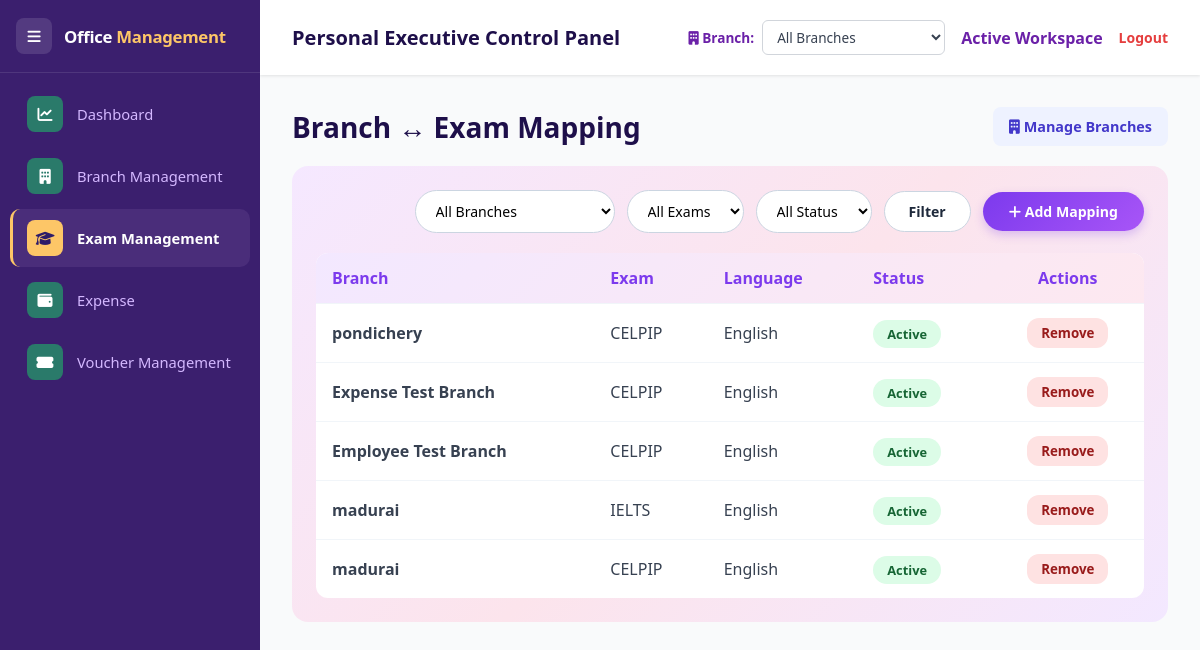
The page /exams/branch-exams/ on the database its author committed.
### apps/models.py (models this page shows)
class BranchExam(db.Model):
    id = db.Column(db.Integer, primary_key=True)
    branch_id = db.Column(db.Integer, db.ForeignKey('branch.id'), nullable=False)
    exam_type_id = db.Column(db.Integer, db.ForeignKey('exam_type.id'), nullable=False)
    status = db.Column(db.String(20), default='Active')  # Active / Inactive
    created_at = db.Column(db.DateTime, default=datetime.utcnow)
    branch = db.relationship('Branch', backref='branch_exams', lazy=True)
    sessions = db.relationship('ExamSession', backref='branch_exam', lazy=True)
    __table_args__ = (
        db.UniqueConstraint('branch_id', 'exam_type_id', name='uq_branch_exam'),
    )

class Branch(db.Model):
    id = db.Column(db.Integer, primary_key=True)
    branch_name = db.Column(db.String(150), unique=True, nullable=False)
    address = db.Column(db.String(300), nullable=True)
    contact_info = db.Column(db.String(150), nullable=True)
    region = db.Column(db.String(100), nullable=True)
    status = db.Column(db.String(20), default='Active')  # Active, Inactive
    created_at = db.Column(db.DateTime, default=datetime.utcnow)
    updated_at = db.Column(db.DateTime, default=datetime.utcnow, onupdate=datetime.utcnow)
    name = synonym('branch_name')
    location = synonym('address')

class ExamType(db.Model):
    id = db.Column(db.Integer, primary_key=True)
    name = db.Column(db.String(150), nullable=False)
    language = db.Column(db.String(80), nullable=False)
    description = db.Column(db.Text, nullable=True)
    status = db.Column(db.String(20), default='Active')  # Active / Inactive
    created_at = db.Column(db.DateTime, default=datetime.utcnow)
    branch_exams = db.relationship('BranchExam', backref='exam_type', lazy=True)

### apps/exams/branch_exams.py (the view)
@branch_exams_bp.route('/')
def list_branch_exams():
    query = BranchExam.query.join(Branch).join(ExamType)
    branch_id = request.args.get('branch_id', '').strip()
    exam_type_id = request.args.get('exam_type_id', '').strip()
    status = request.args.get('status', '').strip()
    if branch_id:
        query = query.filter(BranchExam.branch_id == int(branch_id))
    if exam_type_id:
        query = query.filter(BranchExam.exam_type_id == int(exam_type_id))
    if status:
        query = query.filter(BranchExam.status == status)
    mappings = query.order_by(BranchExam.id.desc()).all()
    branches = Branch.query.order_by(Branch.name).all()
    exam_types = ExamType.query.filter_by(status='Active').order_by(ExamType.name).all()
    return render_template('branch_exams.html', mappings=mappings, branches=branches,
                            exam_types=exam_types, branch_id=branch_id,
                            exam_type_id=exam_type_id, status=status)

### apps/branches/routes.py (called while the page is built)
@branches_bp.app_context_processor
def inject_branch_switcher():
    try:
        switcher_branches = Branch.query.order_by(Branch.branch_name.asc()).all()
    except Exception:
        switcher_branches = []
    return {
        'switcher_branches': switcher_branches,
        'active_branch_id': session.get('active_branch_id'),
        'active_branch_name': session.get('active_branch_name', 'All Branches'),
    }

### templates/branch_exams.html (shortened to what this page needs)
{% extends "base.html" %}
{% block content %}
<div id="listView">
    <div class="module-header">
        <h2>Branch ↔ Exam Mapping</h2>
        <a href="{{ url_for('branch_exams.list_branches') }}" class="btn-secondary" style="text-decoration:none;"><i class="fas fa-building"></i> Manage Branches</a>
    </div>
    <div style="background:linear-gradient(135deg,#f5e8ff 0%,#fce4ec 50%,#f3e8ff 100%);padding:24px;border-radius:16px;">
        <form method="GET" style="display:flex;align-items:center;justify-content:flex-end;gap:12px;margin-bottom:20px;flex-wrap:wrap;">
            <select name="branch_id" style="padding:10px 16px;border-radius:30px;border:1.5px solid #cbd5e1;background:#fff;font-size:0.88rem;">
                <option value="">All Branches</option>
            </select>
            <select name="exam_type_id" style="padding:10px 16px;border-radius:30px;border:1.5px solid #cbd5e1;background:#fff;font-size:0.88rem;">
                <option value="">All Exams</option>
            </select>
            <select name="status" style="padding:10px 16px;border-radius:30px;border:1.5px solid #cbd5e1;background:#fff;font-size:0.88rem;">
                <option value="">All Status</option>
            </select>
            <button type="submit" style="padding:10px 24px;border-radius:30px;background:#fff;color:#1e293b;border:1.5px solid #cbd5e1;font-weight:700;cursor:pointer;font-size:0.88rem;">Filter</button>
            <button type="button" onclick="showForm()" style="padding:10px 26px;border-radius:30px;background:linear-gradient(135deg,#7c3aed,#a855f7);color:#fff;border:none;font-weight:700;cursor:pointer;font-size:0.88rem;box-shadow:0 4px 10px rgba(124,58,237,0.25);"><i class="fas fa-plus"></i> Add Mapping</button>
        </form>
        <div class="table-responsive" style="background:#fff;border-radius:12px;overflow:hidden;">
            <table style="width:100%;border-collapse:collapse;">
                <thead>
                    <tr style="background:linear-gradient(135deg,#f3e8ff,#fde8f0);">
                        <th style="padding:14px 16px;text-align:left;color:#7c3aed;font-weight:700;">Branch</th>
                        <th style="padding:14px 16px;text-align:left;color:#7c3aed;font-weight:700;">Exam</th>
                        <th style="padding:14px 16px;text-align:left;color:#7c3aed;font-weight:700;">Language</th>
                        <th style="padding:14px 16px;text-align:left;color:#7c3aed;font-weight:700;">Status</th>
                        <th style="padding:14px 16px;text-align:center;color:#7c3aed;font-weight:700;">Actions</th>
                    </tr>
                </thead>
                <tbody>
                    {% for m in mappings %}
                    <tr style="border-top:1px solid #f1f5f9;">
                        <td style="padding:14px 16px;color:#374151;font-weight:700;">{{ m.branch.name }}</td>
                        <td style="padding:14px 16px;color:#374151;">{{ m.exam_type.name }}</td>
                        <td style="padding:14px 16px;color:#374151;">{{ m.exam_type.language }}</td>
                        <td style="padding:14px 16px;">
                            {% if m.status == 'Active' %}
                            <span style="background:#dcfce7;color:#166534;padding:5px 14px;border-radius:20px;font-size:0.8rem;font-weight:700;">Active</span>
                            {% else %}
                            <span style="background:#fee2e2;color:#991b1b;padding:5px 14px;border-radius:20px;font-size:0.8rem;font-weight:700;">Inactive</span>
                            {% endif %}
                        </td>
                        <td style="padding:14px 16px;text-align:center;">
                            <form action="{{ url_for('branch_exams.toggle_mapping_status', mapping_id=m.id) }}" method="POST" style="display:inline;">
                                <button type="submit" style="padding:6px 14px;border-radius:12px;background:{{ '#fee2e2' if m.status=='Active' else '#dcfce7' }};color:{{ '#991b1b' if m.status=='Active' else '#166534' }};font-weight:600;border:none;cursor:pointer;">{{ 'Remove' if m.status == 'Active' else 'Reactivate' }}</button>
                            </form>
                        </td>
                    </tr>
                    {% else %}
                    <tr><td colspan="5" class="muted" style="padding:20px;text-align:center;">No branch-exam mappings yet.</td></tr>
                    {% endfor %}
                </tbody>
            </table>
        </div>
    </div>
</div>
{% endblock %}

### static/css/style.css (style rules this page uses)
:root { --primary-purple: #6B21A8; --dark-purple: #1e0f4a; --accent-pink: #EC4899; --light-pink: #FCE7F3; --bg-slate: #F9FAFB; --text-dark: #1F2937; --sidebar-width: 260px; }
* { margin: 0; padding: 0; box-sizing: border-box; font-family: 'Segoe UI', Tahoma, Geneva, Verdana, sans-serif; }
body { background-color: var(--bg-slate); color: var(--text-dark); display: flex; height: 100vh; overflow: hidden; }
.module-header { display:flex;justify-content:space-between;align-items:center;gap:16px;margin-bottom:20px;flex-wrap:wrap; }
.module-header h2 { color:var(--dark-purple);font-size:1.75rem; }
.btn-primary,.btn-secondary,.btn-danger { border:none;border-radius:6px;padding:10px 16px;font-weight:700;text-decoration:none;cursor:pointer;display:inline-flex;align-items:center;justify-content:center;gap:8px;font-size:0.9rem; }
.btn-secondary { background:#e5e7eb;color:#1f2937; }
.btn-secondary,.btn-danger { display:inline-block;padding:10px 16px;border-radius:8px;text-decoration:none;font-weight:700;border:0;cursor:pointer }
.btn-secondary { background:#eef2ff;color:#4338ca }

### rows shown on the page
BranchExam: branch.name "pondichery", exam_type.name "CELPIP", exam_type.language "English", shows "Active", status "Remove"
BranchExam: branch.name "Expense Test Branch", exam_type.name "CELPIP", exam_type.language "English", shows "Active", status "Remove"
BranchExam: branch.name "Employee Test Branch", exam_type.name "CELPIP", exam_type.language "English", shows "Active", status "Remove"
BranchExam: branch.name "madurai", exam_type.name "IELTS", exam_type.language "English", shows "Active", status "Remove"
BranchExam: branch.name "madurai", exam_type.name "CELPIP", exam_type.language "English", shows "Active", status "Remove"
